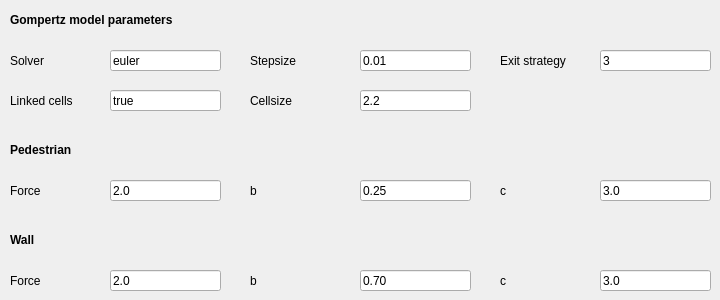
   <widget class="QWidget" name="tab_model_gompertz">
    <attribute name="title">
     <string>Model Gompertz</string>
    </attribute>
    <widget class="QLineEdit" name="lineEdit_model_gompertz_07">
     <property name="geometry">
      <rect>
       <x>360</x>
       <y>180</y>
       <width>111</width>
       <height>21</height>
      </rect>
     </property>
     <property name="text">
      <string>0.25</string>
     </property>
    </widget>
    <widget class="QLabel" name="label_model_gompertz_01">
     <property name="geometry">
      <rect>
       <x>10</x>
       <y>50</y>
       <width>91</width>
       <height>21</height>
      </rect>
     </property>
     <property name="text">
      <string>Solver</string>
     </property>
    </widget>
    <widget class="QLineEdit" name="lineEdit_model_gompertz_11">
     <property name="geometry">
      <rect>
       <x>600</x>
       <y>270</y>
       <width>111</width>
       <height>21</height>
      </rect>
     </property>
     <property name="text">
      <string>3.0</string>
     </property>
    </widget>
    <widget class="QLabel" name="label_model_gompertz_10">
     <property name="geometry">
      <rect>
       <x>250</x>
       <y>270</y>
       <width>101</width>
       <height>21</height>
      </rect>
     </property>
     <property name="text">
      <string>b</string>
     </property>
    </widget>
    <widget class="QLabel" name="label_model_gompertz_05">
     <property name="geometry">
      <rect>
       <x>250</x>
       <y>90</y>
       <width>101</width>
       <height>21</height>
      </rect>
     </property>
     <property name="text">
      <string>Cellsize</string>
     </property>
    </widget>
    <widget class="QLabel" name="label_model_gompertz_07">
     <property name="geometry">
      <rect>
       <x>250</x>
       <y>180</y>
       <width>101</width>
       <height>21</height>
      </rect>
     </property>
     <property name="text">
      <string>b</string>
     </property>
    </widget>
    <widget class="QLabel" name="label_model_gompertz_c">
     <property name="geometry">
      <rect>
       <x>10</x>
       <y>230</y>
       <width>141</width>
       <height>21</height>
      </rect>
     </property>
     <property name="text">
      <string>&lt;html&gt;&lt;head/&gt;&lt;body&gt;&lt;p&gt;&lt;span style=&quot; font-weight:600;&quot;&gt;Wall&lt;/span&gt;&lt;/p&gt;&lt;/body&gt;&lt;/html&gt;</string>
     </property>
    </widget>
    <widget class="QLabel" name="label_model_gompertz_11">
     <property name="geometry">
      <rect>
       <x>500</x>
       <y>270</y>
       <width>91</width>
       <height>21</height>
      </rect>
     </property>
     <property name="text">
      <string>c</string>
     </property>
    </widget>
    <widget class="QLabel" name="label_model_gompertz_02">
     <property name="geometry">
      <rect>
       <x>250</x>
       <y>50</y>
       <width>101</width>
       <height>21</height>
      </rect>
     </property>
     <property name="text">
      <string>Stepsize</string>
     </property>
    </widget>
    <widget class="QLabel" name="label_model_gompertz_b">
     <property name="geometry">
      <rect>
       <x>10</x>
       <y>140</y>
       <width>141</width>
       <height>21</height>
      </rect>
     </property>
     <property name="text">
      <string>&lt;html&gt;&lt;head/&gt;&lt;body&gt;&lt;p&gt;&lt;span style=&quot; font-weight:600;&quot;&gt;Pedestrian&lt;/span&gt;&lt;/p&gt;&lt;/body&gt;&lt;/html&gt;</string>
     </property>
    </widget>
    <widget class="QLineEdit" name="lineEdit_model_gompertz_04">
     <property name="geometry">
      <rect>
       <x>110</x>
       <y>90</y>
       <width>111</width>
       <height>21</height>
      </rect>
     </property>
     <property name="text">
      <string>true</string>
     </property>
    </widget>
    <widget class="QLineEdit" name="lineEdit_model_gompertz_09">
     <property name="geometry">
      <rect>
       <x>110</x>
       <y>270</y>
       <width>111</width>
       <height>21</height>
      </rect>
     </property>
     <property name="text">
      <string>2.0</string>
     </property>
    </widget>
    <widget class="QLabel" name="label_model_gompertz_04">
     <property name="geometry">
      <rect>
       <x>10</x>
       <y>90</y>
       <width>91</width>
       <height>21</height>
      </rect>
     </property>
     <property name="text">
      <string>Linked cells</string>
     </property>
    </widget>
    <widget class="QLineEdit" name="lineEdit_model_gompertz_02">
     <property name="geometry">
      <rect>
       <x>360</x>
       <y>50</y>
       <width>111</width>
       <height>21</height>
      </rect>
     </property>
     <property name="text">
      <string>0.01</string>
     </property>
    </widget>
    <widget class="QLineEdit" name="lineEdit_model_gompertz_06">
     <property name="geometry">
      <rect>
       <x>110</x>
       <y>180</y>
       <width>111</width>
       <height>21</height>
      </rect>
     </property>
     <property name="text">
      <string>2.0</string>
     </property>
    </widget>
    <widget class="QLabel" name="label_model_gompertz_03">
     <property name="geometry">
      <rect>
       <x>500</x>
       <y>50</y>
       <width>91</width>
       <height>21</height>
      </rect>
     </property>
     <property name="text">
      <string>Exit strategy</string>
     </property>
    </widget>
    <widget class="QLineEdit" name="lineEdit_model_gompertz_05">
     <property name="geometry">
      <rect>
       <x>360</x>
       <y>90</y>
       <width>111</width>
       <height>21</height>
      </rect>
     </property>
     <property name="text">
      <string>2.2</string>
     </property>
    </widget>
    <widget class="QLabel" name="label_model_gompertz_08">
     <property name="geometry">
      <rect>
       <x>500</x>
       <y>180</y>
       <width>91</width>
       <height>21</height>
      </rect>
     </property>
     <property name="text">
      <string>c</string>
     </property>
    </widget>
    <widget class="QLineEdit" name="lineEdit_model_gompertz_08">
     <property name="geometry">
      <rect>
       <x>600</x>
       <y>180</y>
       <width>111</width>
       <height>21</height>
      </rect>
     </property>
     <property name="text">
      <string>3.0</string>
     </property>
    </widget>
    <widget class="QLabel" name="label_model_gompertz_a">
     <property name="geometry">
      <rect>
       <x>10</x>
       <y>10</y>
       <width>211</width>
       <height>21</height>
      </rect>
     </property>
     <property name="text">
      <string>&lt;html&gt;&lt;head/&gt;&lt;body&gt;&lt;p&gt;&lt;span style=&quot; font-weight:600;&quot;&gt;Gompertz model parameters&lt;/span&gt;&lt;/p&gt;&lt;/body&gt;&lt;/html&gt;</string>
     </property>
    </widget>
    <widget class="QLineEdit" name="lineEdit_model_gompertz_10">
     <property name="geometry">
      <rect>
       <x>360</x>
       <y>270</y>
       <width>111</width>
       <height>21</height>
      </rect>
     </property>
     <property name="text">
      <string>0.70</string>
     </property>
    </widget>
    <widget class="QLineEdit" name="lineEdit_model_gompertz_03">
     <property name="geometry">
      <rect>
       <x>600</x>
       <y>50</y>
       <width>111</width>
       <height>21</height>
      </rect>
     </property>
     <property name="text">
      <string>3</string>
     </property>
    </widget>
    <widget class="QLabel" name="label_model_gompertz_09">
     <property name="geometry">
      <rect>
       <x>10</x>
       <y>270</y>
       <width>91</width>
       <height>21</height>
      </rect>
     </property>
     <property name="text">
      <string>Force</string>
     </property>
    </widget>
    <widget class="QLabel" name="label_model_gompertz_06">
     <property name="geometry">
      <rect>
       <x>10</x>
       <y>180</y>
       <width>91</width>
       <height>21</height>
      </rect>
     </property>
     <property name="text">
      <string>Force</string>
     </property>
    </widget>
    <widget class="QLineEdit" name="lineEdit_model_gompertz_01">
     <property name="geometry">
      <rect>
       <x>110</x>
       <y>50</y>
       <width>111</width>
       <height>21</height>
      </rect>
     </property>
     <property name="text">
      <string>euler</string>
     </property>
    </widget>
   </widget>
